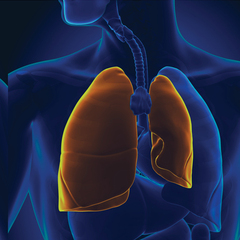
#> input picture dataset-thumbnail.png, 240 x 240 px
$ python -i '7_🧊_Image_3D_Immersive.py'   (imports and definitions only)
#> lines starting #> are read from the running program, lines starting #| are printed output that depends on the picture; after the words box and inside, x2 and y2 are one past the last pixel; in counts of white or black regions, pixels touching at a corner belong together
# [83 lines of commented-out code are left out]

import cv2
import numpy as np
import streamlit as st
import matplotlib.pyplot as plt
from PIL import Image
import io

# 📐 CONFIGURATION PAGE (à mettre tout en haut)
# [83 lines not run here, left out]

# 🔄 FONCTIONS DE TRAITEMENT

def cartoonize_image(image):
    img = np.array(image)
    img = cv2.cvtColor(img, cv2.COLOR_RGB2BGR)
#> img is the input picture: shape (240, 240, 3); mean B, G, R 70, 40.4, 33.8
    img_bilateral = cv2.bilateralFilter(img, d=9, sigmaColor=75, sigmaSpace=75)
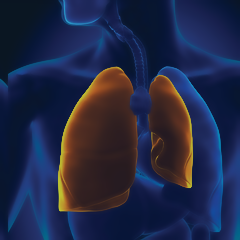
#> img_bilateral: shape (240, 240, 3); mean B, G, R 69.8, 39.9, 33.7
    gray = cv2.cvtColor(img, cv2.COLOR_BGR2GRAY)
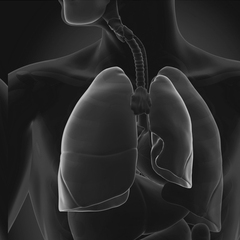
#> gray: shape (240, 240); min 11, max 202, mean 41.8
    edges = cv2.adaptiveThreshold(
        gray, 255, cv2.ADAPTIVE_THRESH_MEAN_C, cv2.THRESH_BINARY, 9, 9)
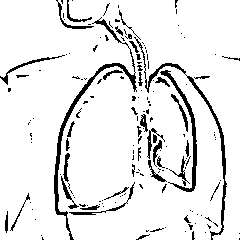
#> edges: shape (240, 240); 90.8% white; 165 black regions (121 under 20 px), largest, box (x1, y1, x2, y2) and area: (54, 17, 137, 240) 1052, (134, 37, 227, 240) 789, (160, 70, 197, 192) 569
    cartoon = cv2.bitwise_and(img_bilateral, img_bilateral, mask=edges)
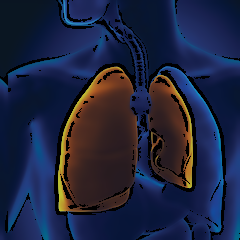
#> cartoon: shape (240, 240, 3); mean B, G, R 63.5, 36.4, 30.3

    # 🌌 Effet 3D simulé par dégradé
    gradient = cv2.cvtColor(cartoon, cv2.COLOR_BGR2GRAY)
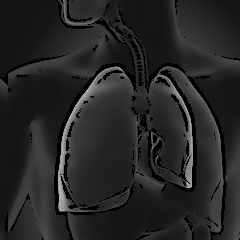
#> gradient: shape (240, 240); min 0, max 183, mean 37.7
    gradient = cv2.GaussianBlur(gradient, (5, 5), 0)
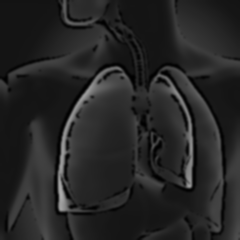
#> gradient: shape (240, 240); min 0, max 172, mean 37.7
    gradient = cv2.normalize(gradient, None, 0, 255, cv2.NORM_MINMAX)
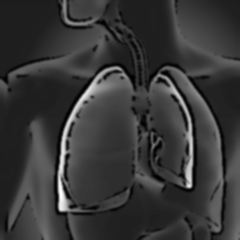
#> gradient: shape (240, 240); min 0, max 255, mean 55.9
    cartoon_3d = cv2.addWeighted(cartoon, 0.85, cv2.cvtColor(gradient, cv2.COLOR_GRAY2BGR), 0.15, 0)

    cartoon_3d = cv2.cvtColor(cartoon_3d, cv2.COLOR_BGR2RGB)
    return cartoon_3d

def download_image(image):
    image_pil = Image.fromarray(image)
    buf = io.BytesIO()
    image_pil.save(buf, format="PNG")
    return buf.getvalue()

# 📥 UPLOADER
# [25 lines not run here, left out]

>>> import cv2
>>> picture = cv2.cvtColor(cv2.imread('../dataset-thumbnail.png'), cv2.COLOR_BGR2RGB)
>>> result = cartoonize_image(picture)

$ run again, on download.jpg
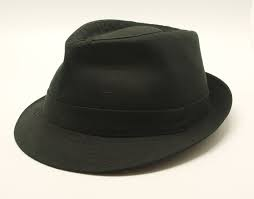
#> input picture download.jpg, 254 x 199 px
#> in cartoonize_image, img is the input picture: shape (199, 254, 3); mean B, G, R 138.4, 147.6, 149.5
#> in cartoonize_image, `edges = cv2.adaptiveThreshold( gray, 255, cv2.ADAPTIVE_THRESH_MEAN_C, ..`:
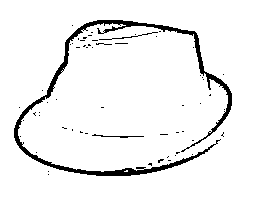
#> edges: shape (199, 254); 94.2% white; 60 black regions (57 under 20 px), largest, box (x1, y1, x2, y2) and area: (14, 20, 232, 176) 2622, (92, 134, 144, 138) 64, (99, 32, 158, 40) 63
#> in cartoonize_image, `gradient = cv2.GaussianBlur(gradient, (5, 5), 0)`:
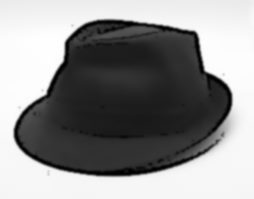
#> gradient: shape (199, 254); min 0, max 254, mean 143.3
